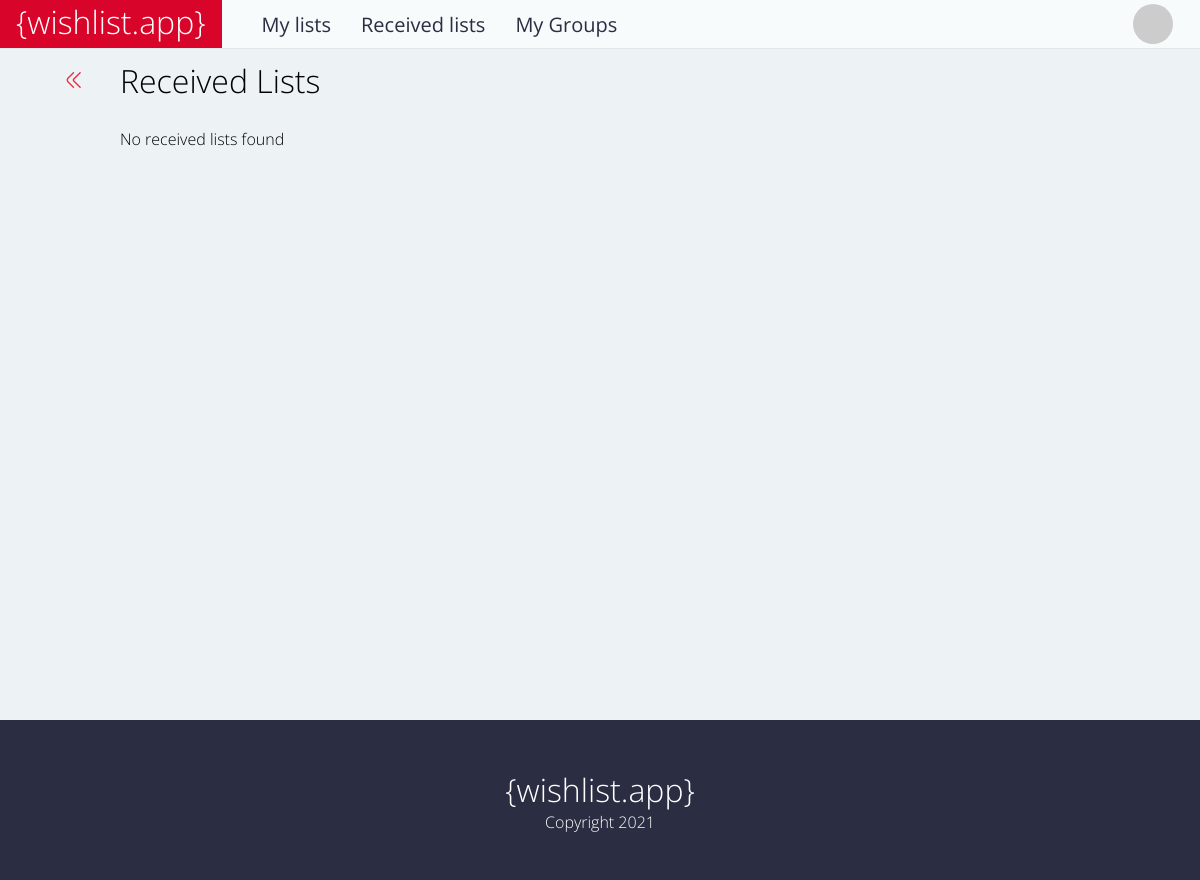
/accounts/4/received_lists/ (signed in), run on an earlier commit of the app's database.
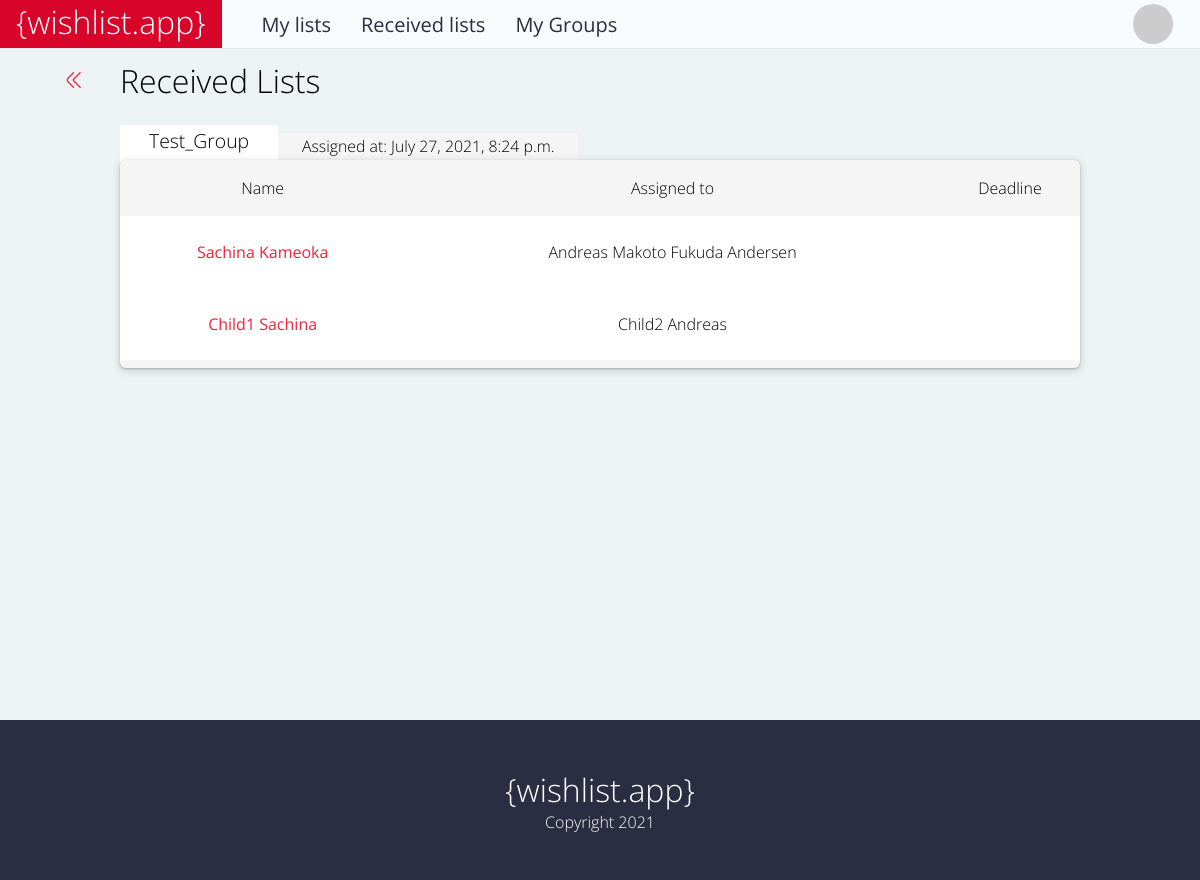
And on a later commit of the database.
### groups/models.py (models this page shows, shortened)
class Assignments(models.Model):
    group = models.ForeignKey(
        'CustomGroup',
        blank=True,
        on_delete=models.CASCADE
    )
    assignments = models.ManyToManyField('Assignment')
    time = models.DateTimeField(
        auto_now_add=True,
        null=True,
        blank=True,
    )
    class Meta:
        verbose_name_plural = 'Assignments'

### accounts/models.py (models this page shows, shortened)
class CustomUser(AbstractUser):
    username = None
    email = models.EmailField(
        'email address',
        blank=False,
        null=False,
        unique=True
    )
    USERNAME_FIELD='email'
    REQUIRED_FIELDS=[]
    objects = CustomUserManager()
    first_name = models.CharField(
        max_length=30,
        null=True,
        blank=True,
    )
    last_name = models.CharField(
        max_length=30,
        null=True,
        blank=True,
    )
    is_leader = models.BooleanField(
        default=False,
    )
    assigned_to = models.ForeignKey(
        'CustomUser',
        null=True,
        blank=True,
        on_delete=models.CASCADE,
        related_name='assignments',
    )
    responsible_by = models.ForeignKey(
        'CustomUser',
        null=True,
        blank=True,
        on_delete=models.CASCADE,
        related_name='responsibilities',
    )
    is_self_responsible = models.BooleanField(
        default=True
    )
    def get_gravatar(self):
        md5 = hashlib.md5(self.email.encode())
        digest = md5.hexdigest()
        SIZE = 40
        DEFAULT = 'identicon'
        return f'http://www.gravatar.com/avatar/{digest}?s={SIZE}&d={DEFAULT}'
    def get_email_30char(self):
        if len(self.email) > 30:
            output = self.email[:29] + '...'
        else:
            output = self.email
        return output
    def get_notifications(self):
        notifications = Notification.objects.filter(user=self).filter(read=False)
        return len(notifications)

### accounts/views.py (the view)
# urls.py: path('<int:user_id>/received_lists/', received_lists_view, name='received_lists'),
@login_required
def received_lists_view(request, user_id):
    if user_id == request.user.id:
        current_user = CustomUser.objects.get(id=user_id)
        responsible_users = CustomUser.objects.filter(responsible_by=current_user)
        current_groups = CustomGroup.objects.filter(user=current_user)
        current_assignments = Assignments.objects.filter(group__in=current_groups)
        data = [
            (assignments,
            [(assignment.member, assignment.assignment) for assignment in
                assignments.assignments.filter(assignment__in=responsible_users)])
            for assignments in current_assignments
        ]
        return render(request, 'wish/received_lists.html', {'data': data})
    else:
        return HttpResponseForbidden()

### groups/models.py (called while the page is built)
    def __str__(self):
        return self.name

### templates/wish/received_lists.html (shortened to what this page needs)
{% extends 'base.html' %}
{% block content %}
    <div class="back">
        <a href="{% url 'home' %}"><i class="fi-rr-angle-double-left"></i></a>
    </div>
    <div class="page-title">Received Lists</div>
    <div class="list-container-container">
        {% for group, assignments in data %}
            <div class="list-container">
                <div class="list-title subtitle-title">
                    <div class="list-title-title">
                        {{ group.group }}
                    </div>
                    <div class="list-title-subtitle">
                        Assigned at: {{ group.time }}
                    </div>
                </div>
                <table class="list">
                    <tr class="list-top">
                        <td class="received-list-name">
                            Name
                        </td>
                        <td class="received-list-assigned">
                            Assigned to
                        </td>
                        <td class="received-list-deadline">
                            Deadline
                        </td>
                    </tr>
                    {% for member, assignment in assignments %}
                        <tr class="list-entry">
                            <td class="received-list-name">
                                <a href="" class="list-item-title">
                                    {{ member.first_name }} {{ member.last_name }}
                                </a>
                            </td>
                            <td class="received-list-assigned">
                                {{ assignment.first_name }} {{ assignment.last_name }}
                            </td>
                            <td class="received-list-deadline">
                            </td>
                        </tr>
                    {% endfor %}
                    <tr class="list-empty-bottom">
                        <td></td>
                        <td></td>
                        <td></td>
                    </tr>
                </table>
            </div>
        {% empty %}
            <p>No received lists found</p>
        {% endfor %}
    </div>
{% endblock content %}

What changed in the data, as far as the page shows it:
added Assignments: group "Test_Group", time "July 27, 2021, 8:24 p.m."
now on this page (row unchanged): CustomUser: first_name "Sachina", last_name "Kameoka", first_name "Andreas Makoto Fukuda", last_name "Andersen"
now on this page (row unchanged): CustomUser: first_name "Child1", last_name "Sachina", first_name "Child2", last_name "Andreas"
Also different on the page:
text no longer shown: "No received lists found"
